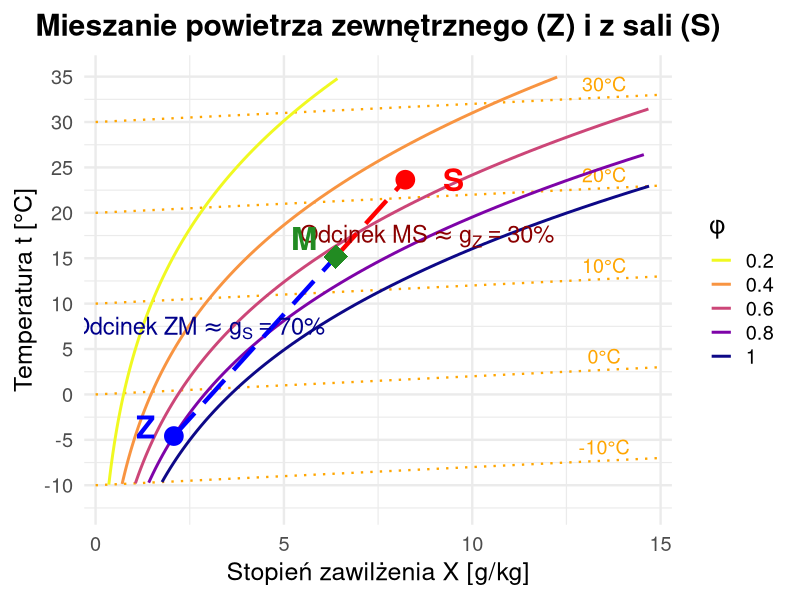

Write the R code that produced this figure.
## ---- chunk 1
#| echo: false
#| warning: false
#| message: false
library(ggplot2)
theme_set(theme_minimal(base_size = 18))
## ---- chunk 2
#| label: mixing
#| echo: false
#| fig-width: 14
#| fig-height: 6
#| fig-align: center
#| out-width: "100%"

library(ggplot2)

# Funkcje pomocnicze dla wykresu h-X
vis_slope <- 0.2
transform_vis <- function(t, x) t + vis_slope * x

p_sat <- function(t) { 0.61121 * exp((18.678 - t / 234.5) * (t / (257.14 + t))) }
get_x_from_rh <- function(t, rh) {
    pp <- rh * p_sat(t)
    622 * pp / (101.325 - pp)
}

# Punkty stanu - typowa zima
Z <- list(t = -5, rh = 0.8)   # Powietrze zewnętrzne (Zima)
S <- list(t = 22, rh = 0.5)   # Powietrze wywiewane z sali (Sala)
Z$x <- get_x_from_rh(Z$t, Z$rh)
S$x <- get_x_from_rh(S$t, S$rh)

# Mieszanie (Reguła dźwigni): 30% świeżego zewnętrznego (Z), 70% recyrkulowanego (S)
gZ <- 0.3
gS <- 0.7
M <- list(
    x = gZ * Z$x + gS * S$x,
    t = gZ * Z$t + gS * S$t
)

# Transformacja wizualna
Zv <- list(x = Z$x, t = transform_vis(Z$t, Z$x))
Sv <- list(x = S$x, t = transform_vis(S$t, S$x))
Mv <- list(x = M$x, t = transform_vis(M$t, M$x))

# Krzywe stałej wilgotności (RH)
rh_levels <- c(0.2, 0.4, 0.6, 0.8, 1.0)
t_seq <- seq(-10, 35, by = 0.5)
df_rh <- do.call(rbind, lapply(rh_levels, function(rh) {
    x_val <- sapply(t_seq, function(t) get_x_from_rh(t, rh))
    df <- data.frame(t = t_seq, x = x_val, rh = rh)
    df <- df[df$x <= 15 & !is.na(df$x), ]
    df$t_vis <- transform_vis(df$t, df$x)
    df
}))

# Izotermy do tła
t_iso <- seq(-10, 30, by = 10)
df_iso <- data.frame(
    x_start = 0, x_end = 15,
    t_vis_start = sapply(t_iso, function(t) transform_vis(t, 0)),
    t_vis_end = sapply(t_iso, function(t) transform_vis(t, 15)),
    t_label = t_iso
)

ggplot() +
    # Izotermy
    geom_segment(data = df_iso, aes(x = x_start, y = t_vis_start, xend = x_end, yend = t_vis_end), color = "orange", linetype = "dotted", linewidth = 0.8) +
    geom_text(data = df_iso, aes(x = 13.5, y = t_vis_end + 1.2, label = paste0(t_label, "°C")), color = "orange", size = 5) +
    
    # Krzywe RH
    geom_line(data = df_rh, aes(x = x, y = t_vis, group = rh, color = factor(rh)), linewidth = 1) +
    scale_color_viridis_d(option = "C", direction = -1, name = "φ") +
    
    # Odcinek Z - M i M - S
    geom_segment(aes(x = Zv$x, y = Zv$t, xend = Mv$x, yend = Mv$t), color = "blue", linewidth = 1.5, linetype = "longdash") +
    geom_segment(aes(x = Mv$x, y = Mv$t, xend = Sv$x, yend = Sv$t), color = "red", linewidth = 1.5, linetype = "longdash") +
    
    # Reguła dźwigni etykiety
    annotate("text", x = (Zv$x + Mv$x) / 2 - 1.5, y = (Zv$t + Mv$t) / 2 + 2, 
             label = paste0("Odcinek~ZM %~~% g[S] == ", gS*100, "*'%'"), 
             color = "darkblue", size = 6, parse = TRUE) +
    annotate("text", x = (Mv$x + Sv$x) / 2 + 1.5, y = (Mv$t + Sv$t) / 2 - 2, 
             label = paste0("Odcinek~MS %~~% g[Z] == ", gZ*100, "*'%'"), 
             color = "darkred", size = 6, parse = TRUE) +

    # Punkty
    geom_point(aes(x = Zv$x, y = Zv$t), color = "blue", size = 6) +
    geom_point(aes(x = Sv$x, y = Sv$t), color = "red", size = 6) +
    geom_point(aes(x = Mv$x, y = Mv$t), color = "forestgreen", size = 8, shape = 18) +
    
    # Etykiety punktów
    annotate("text", x = Zv$x - 0.5, y = Zv$t + 1, label = "Z", color = "blue", size = 8, fontface = "bold", hjust=1) +
    annotate("text", x = Sv$x + 1, y = Sv$t, label = "S", color = "red", size = 8, fontface = "bold", hjust=0) +
    annotate("text", x = Mv$x - 0.5, y = Mv$t + 2, label = "M", color = "forestgreen", size = 8, fontface = "bold", hjust=1) +
    
    # Osie i motyw
    scale_x_continuous(limits = c(0, 15), breaks = seq(0, 15, 5), expand = expansion(mult = 0.02)) +
    scale_y_continuous(limits = c(-12, 35), breaks = seq(-10, 35, 5), expand = expansion(mult = 0.05)) +
    labs(x = "Stopień zawilżenia X [g/kg]", y = "Temperatura t [°C]", title = "Mieszanie powietrza zewnętrznego (Z) i z sali (S)") +
    theme_minimal(base_size = 18) +
    theme(
        legend.position = "right",
        plot.title = element_text(face = "bold", hjust = 0.5),
        plot.margin = margin(10, 10, 10, 10) # redukcja bazowego marginesu w ggplot
    )
